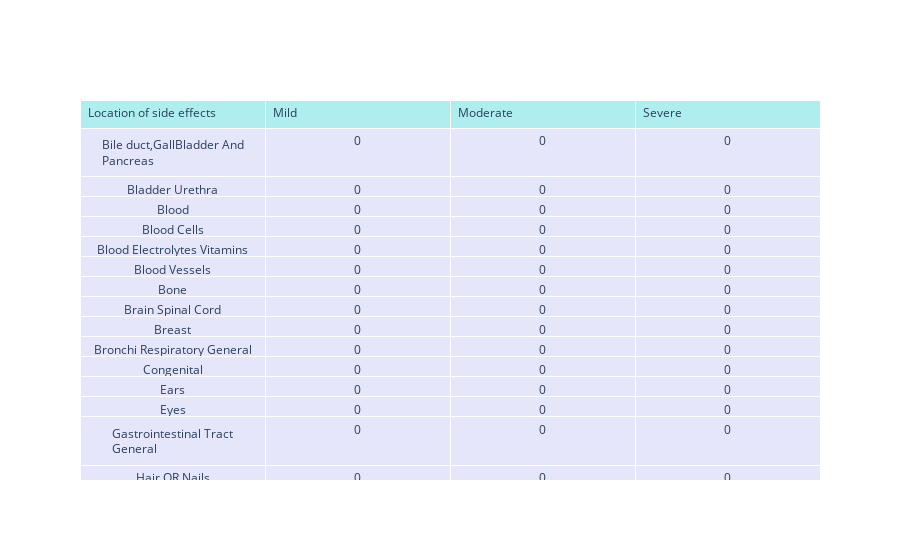

Write notebook code for a chart like this one.
### Code cell
fig = go.Figure(data=[go.Table(
    header=dict(values=['Location of side effects'] + list(df.columns),
                fill_color='paleturquoise',
                align='left'),
    cells=dict(values=[df.index, df.Mild, df.Moderate, df.Severe],
               fill_color='lavender',
               align='center',
                  ))
])

fig.show()

### Figure 1 — Plotly figure (JSON) as saved in the notebook; plotly's stock layout.template omitted (floating-point values rounded to 4 significant figures; data arrays with more than 128 entries replaced by an {"elided": "..."} marker saying what was removed)
{"data": [{"cells": {"align": "center", "fill": {"color": "lavender"}, "values": {"elided": "4x38 mixed values"}}, "header": {"align": "left", "fill": {"color": "paleturquoise"}, "values": ["Location of side effects", "Mild", "Moderate", "Severe"]}, "type": "table"}], "layout": {}}
